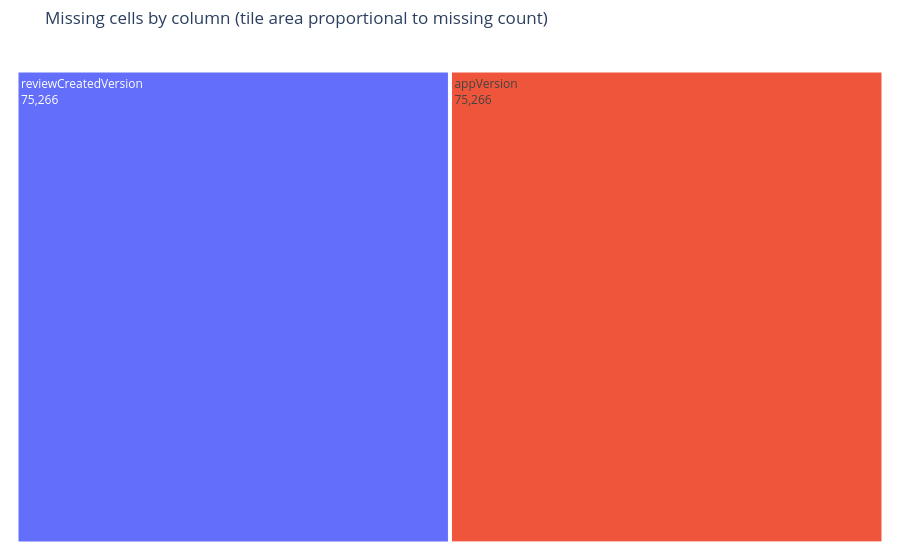

Write notebook code for a chart like this one.
### Markdown cell above
### Chart 3 — Missing values by column

**Question:** Which fields are systematically incomplete — especially version metadata affecting temporal or rollout slicing?

**Chart type:** **Treemap (`plotly.express.treemap`)** — rectangles **tile** by missing-cell count so we compare **severities** hierarchically (`column → missing_cells`). Fits a **single-level category set** whose names are clearer as tiles than repeating bar ranks.

### Code cell
_OUT = Path.cwd().resolve()

missing_series = df.isnull().sum()
missing_series = missing_series[missing_series > 0].sort_values(ascending=False)

missing_tbl = pd.DataFrame(
    {"column": missing_series.index.astype(str), "missing_cells": missing_series.values}
)

fig3 = px.treemap(
    missing_tbl,
    path=["column"],
    values="missing_cells",
    title="Missing cells by column (tile area proportional to missing count)",
)
fig3.update_traces(textinfo="label+value")
fig3.update_layout(margin=dict(t=48, l=12, r=12, b=12))

fig3.write_image(_OUT / "chart3_missing_values_by_column.png")
fig3.show()

### Figure 1 — Plotly figure (JSON) as saved in the notebook; plotly's stock layout.template omitted (floating-point values rounded to 4 significant figures)
{"data": [{"branchvalues": "total", "domain": {"x": [0, 1], "y": [0, 1]}, "hovertemplate": "labels=%{label}<br>missing_cells=%{value}<br>parent=%{parent}<br>id=%{id}<extra></extra>", "ids": ["reviewCreatedVersion", "appVersion", "content", "userName"], "labels": ["reviewCreatedVersion", "appVersion", "content", "userName"], "name": "", "parents": ["", "", "", ""], "textinfo": "label+value", "type": "treemap", "values": [75270.0, 75270.0, 16.0, 2.0]}], "layout": {"legend": {"tracegroupgap": 0}, "margin": {"b": 12, "l": 12, "r": 12, "t": 48}, "title": {"text": "Missing cells by column (tile area proportional to missing count)"}}}
